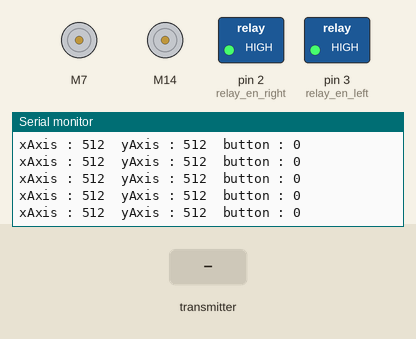
Bench run of a sketch on a simulated Arduino Uno, built with avr-gcc and run on an emulated ATmega328P. Parts: 2 × DC motor (green arrow = forward, orange = backward, longer = faster), switched loads named in the sketch (green lamp = pin HIGH), the last lines printed to the serial monitor. The test bench sets the inputs (shaded band). No radio packets arrive unless stated.

Above: at 1.2 s.
1.3 s: the transmitter starts sending ch1 = 0
At 1.8 s:
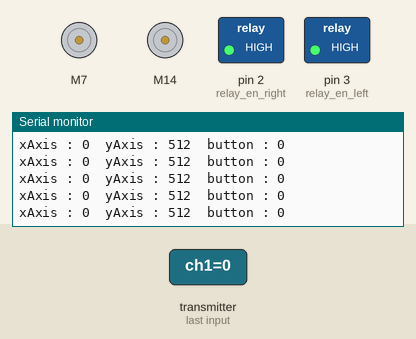
4.3 s: the transmitter starts sending ch2 = 0
At 5.3 s:
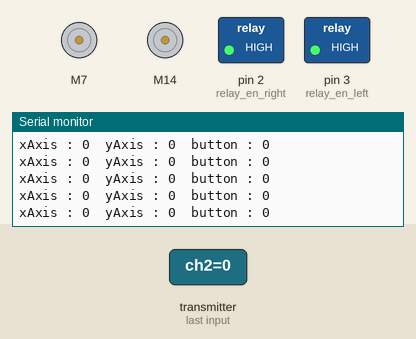
7.3 s: the transmitter starts sending ch3 = 256
At 8.1 s:
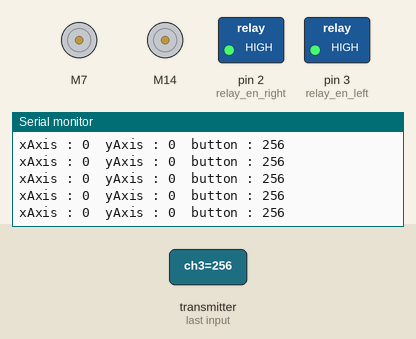
10.3 s: the transmitter starts sending ch1 = 256
At 11.1 s:
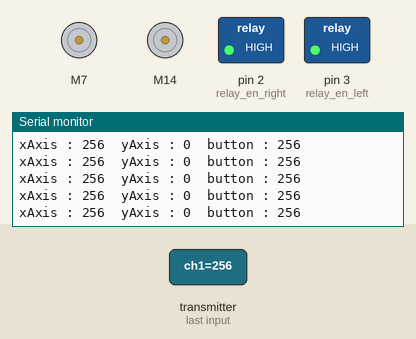
13.3 s: the transmitter starts sending ch2 = 256
At 14.0 s:
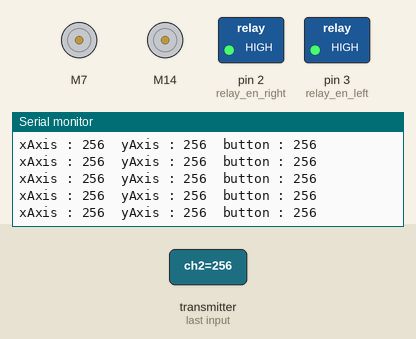
16.3 s: the transmitter starts sending ch3 = 0
At 17.4 s:
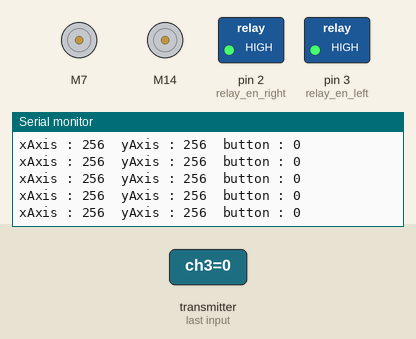
Timing chart, 0 to 19.3 s (numbered marks = the images above; inputs shaded):
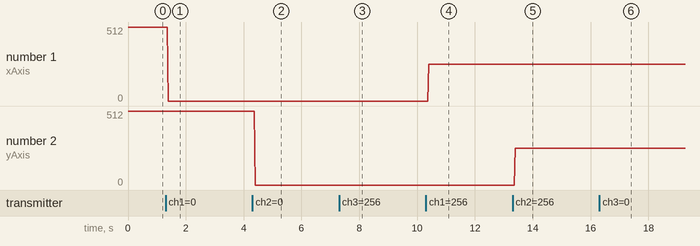

The sketch:

Final_RF_Receiver.ino
```cpp
/* CE   : 9
   CSN  : 10
   MOSI : 11
   MISO : 12
   SCK  : 13
*/

/*-----------------------------------------------MOTOR DRIVER-----------------*/

// INITIALIZATION OF LEFT MOTOR
#define RPWM_left 7         // define pin 7 for RPWM pin (output)
#define R_EN_left 200       // define Vcc for R_EN pin (input)
#define R_IS_left 5         // define pin 5 for R_IS pin (output)
#define LPWM_left 4         // define pin 4 for LPWM pin (output)
#define L_EN_left 200       // define vcc for L_EN pin (input)
#define L_IS_left 6         // define pin 6 for L_IS pin (output)
#define debug_left 1        // change to 0 to hide serial monitor debugging infornmation or set to 1 to view

#define RPWM_right 14       // define pin 14 for RPWM pin (output) active high
#define R_EN_right 200      // define vcc for R_EN pin (input) high enable, low close
#define R_IS_right 16       // define pin 16 for R_IS pin (output)
#define LPWM_right 17       // define pin 17 for LPWM pin (output) active high
#define L_EN_right 200      // define vcc for L_EN pin (input) high enable, low close
#define L_IS_right 15       // define pin 15 for L_IS pin (output)
#define debug_right 1

#define CW 1                // do not change
#define CCW 0               // do not change

#include <RobojaxBTS7960.h>
RobojaxBTS7960 motor_left(R_EN_left, RPWM_left, R_IS_left, L_EN_left, LPWM_left, L_IS_left, debug_left);
RobojaxBTS7960 motor_right(R_EN_right, RPWM_right, R_IS_right, L_EN_right, LPWM_right, L_IS_right, debug_right);

#include <SPI.h>`
#include <nRF24L01.h>
#include <RF24.h>

RF24 radio(9, 10);                    // CE, CSN
const byte address[6] = "00001";
int receivedData;

struct Received_data {
  int ch1;
  int ch2;
  int ch3;
};

Received_data received_data;

int ch1_value = 0;
int ch2_value = 0;
int ch3_value = 0;

void reset_the_Data()
{
  received_data.ch1 = 512;
  received_data.ch2 = 512;
  received_data.ch3 = 0;
}

int relay_en_left = 3;
int relay_en_right = 2;

void setup() {
  Serial.begin(9600);
  radio.begin();
  radio.openReadingPipe(0, address); // 00001
  radio.setPALevel(RF24_PA_MAX);
  radio.startListening();
  reset_the_Data();

  motor_left.begin();
  motor_right.begin();

  pinMode(relay_en_left, OUTPUT);
  pinMode(relay_en_right, OUTPUT);
  digitalWrite(relay_en_left, HIGH);
  digitalWrite(relay_en_right, HIGH);
}


unsigned long lastRecvTime = 0;

void receive_the_data()  {
  while ( radio.available() ) {
  radio.read(&received_data, sizeof(Received_data));
  lastRecvTime = millis();
  }
}

void loop() {
  receive_the_data();

  Serial.print("xAxis : ");
  Serial.print(int(received_data.ch1));
  Serial.print("\tyAxis : ");
  Serial.print(int(received_data.ch2));
  Serial.print("\tbutton : ");
  Serial.print(int(received_data.ch3));
  Serial.println();

  int x = int(received_data.ch1);
  int y = int(received_data.ch2);
  int z = int(received_data.ch3);


  if ( z == HIGH)  {
    digitalWrite(relay_en_right, LOW);
    digitalWrite(relay_en_left, LOW);
    if ( x >= 800)  {
      motor_right.rotate(100,CW);
      motor_left.rotate(100,CCW);
    }
    else if ( x <= 300 )  {
      motor_right.rotate(100,CCW);
      motor_left.rotate(100, CW);
    }
    else if ( y >= 800 )  {                 // Forward
      motor_right.rotate(80, CW);
      motor_left.rotate(80, CW);
    }
    else if ( y <= 300 )  {                 // Reverse
      motor_right.rotate(100, CCW);
      motor_left.rotate(100, CCW);
    }
    else {
      motor_right.rotate(0, CCW);
      motor_left.rotate(0, CCW);
    }
  }
  else  {
    digitalWrite(relay_en_left, HIGH);
    digitalWrite(relay_en_right, HIGH);
  }
}
```

Measured:
- after the input at 1.3 s, the serial monitor: prints a new line after 0.09 s (image 1)
- after the input at 4.3 s, the serial monitor: prints a new line after 0.10 s (image 2)
- after the input at 7.3 s, the serial monitor: prints a new line after 0.09 s (image 3)
- after the input at 10.3 s, the serial monitor: prints a new line after 0.10 s (image 4)
- after the input at 13.3 s, the serial monitor: prints a new line after 0.10 s (image 5)
- after the input at 16.3 s, the serial monitor: prints a new line after 0.10 s (image 6)
